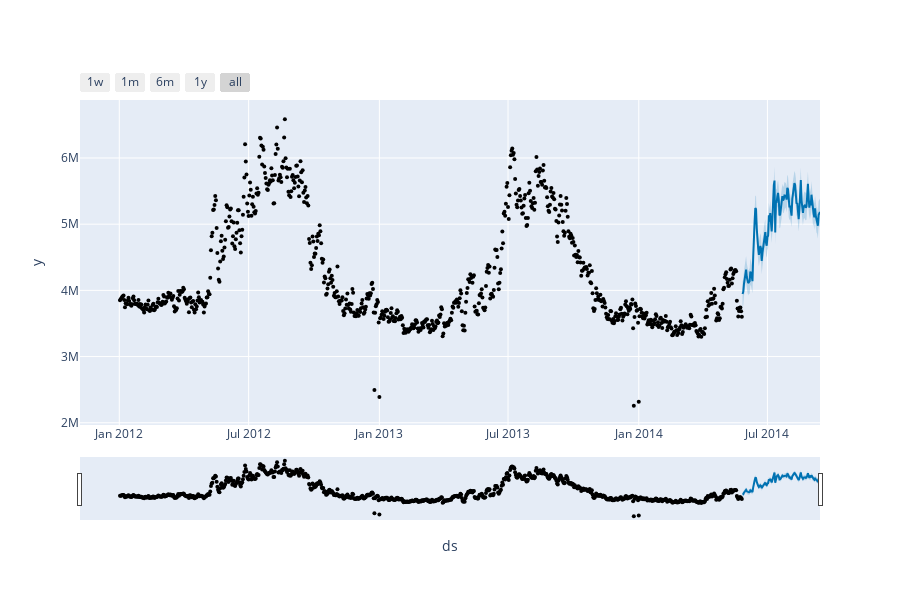

The cell this chart's notebook holds for it:
### Code cell
plot_plotly(model1, cluster1_test)
